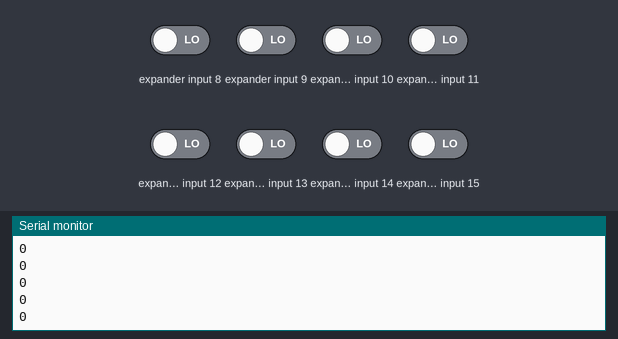
This sketch was run on a simulated Arduino Uno, built with avr-gcc and run on an emulated ATmega328P. Shown: the last lines printed to the serial monitor. Wiring (inferred from the names in the program): MCP23017 port expander at I2C address 0x20. The test bench sets the inputs (shaded band); at power-on: expander input 8–15 LOW.

Above: at 1.2 s.
1.3 s: expander input 8 driven HIGH
At 1.56 s:
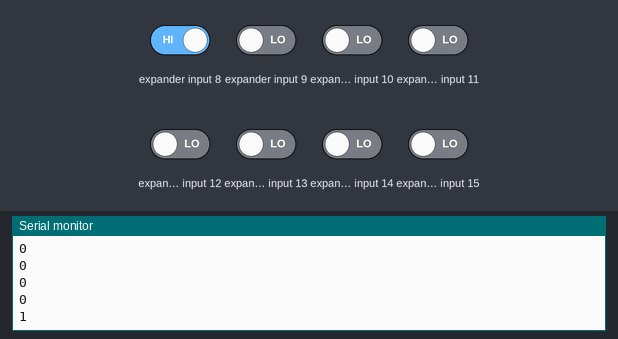
2.8 s: expander input 9 driven HIGH
At 2.96 s:
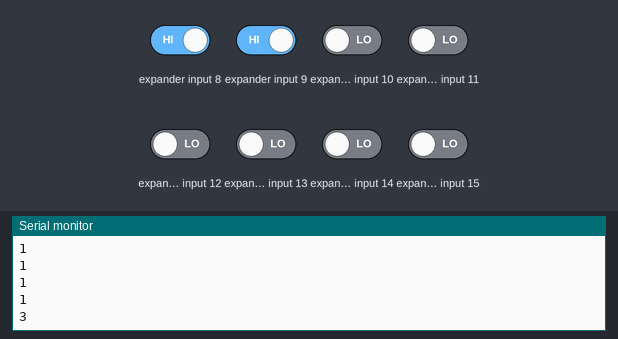
4.3 s: expander input 10 driven HIGH
At 4.57 s:
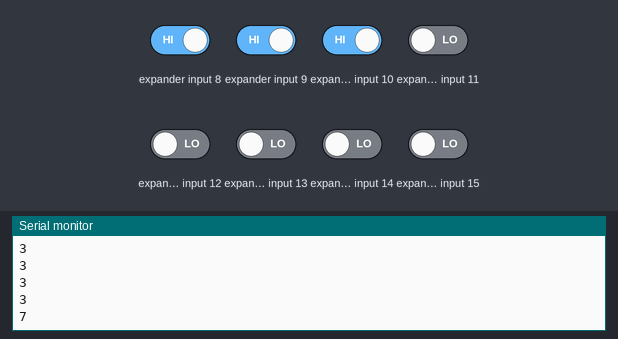
5.8 s: expander input 11 driven HIGH
At 5.97 s:
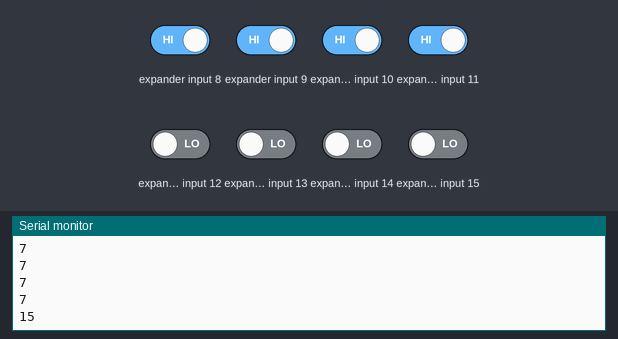
7.3 s: expander input 12 driven HIGH
At 7.58 s:
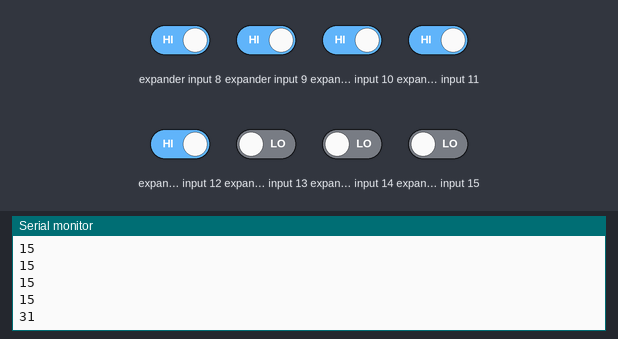
8.8 s: expander input 13 driven HIGH
At 8.98 s:
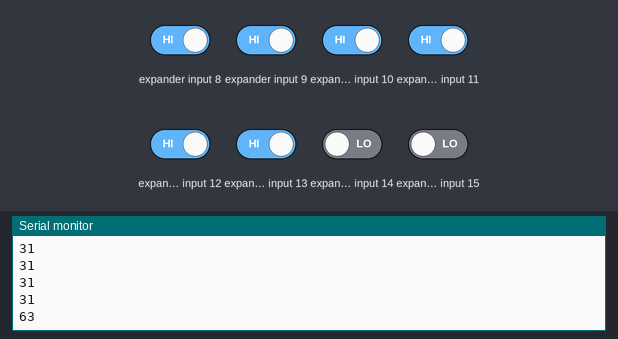
Timing chart, 0 to 11.3 s (numbered marks = the images above; inputs shaded):
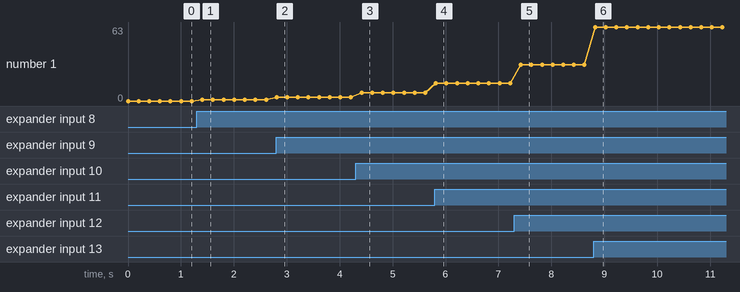

Measured:
- after the input at 1.3 s, the serial monitor: prints a new line after 0.10 s (image 1)
- after the input at 2.8 s, the serial monitor: prints a new line at once (image 2)
- after the input at 4.3 s, the serial monitor: prints a new line after 0.11 s (image 3)
- after the input at 5.8 s, the serial monitor: prints a new line at once (image 4)
- after the input at 7.3 s, the serial monitor: prints a new line after 0.12 s (image 5)
- after the input at 8.8 s, the serial monitor: prints a new line at once (image 6)
- plotted number 1: 0 → 1 after the input at 1.3 s, 1 → 3 after the input at 2.8 s, 3 → 7 after the input at 4.3 s, 7 → 15 after the input at 5.8 s, 15 → 31 after the input at 7.3 s

The sketch:

reed4mcp.ino
```cpp
// https://tronixstuff.com/2011/08/26/arduino-mcp23017-tutorial/
// Example 41.3 - Microchip MCP23017 with Arduino


// pins 15~17 to GND, I2C bus address is 0x20
#include "Wire.h"
byte inputs=0;

void setup()
{
  Serial.begin(9600);
  Wire.begin(); // wake up I2C bus
}

void loop()
{
  // read the inputs of bank B
  Wire.beginTransmission(0x20);
  Wire.write(0x13);
  Wire.endTransmission();
  Wire.requestFrom(0x20, 1);
  inputs=Wire.read();

  Serial.println(inputs);

  delay(200); // for debounce
}
```
